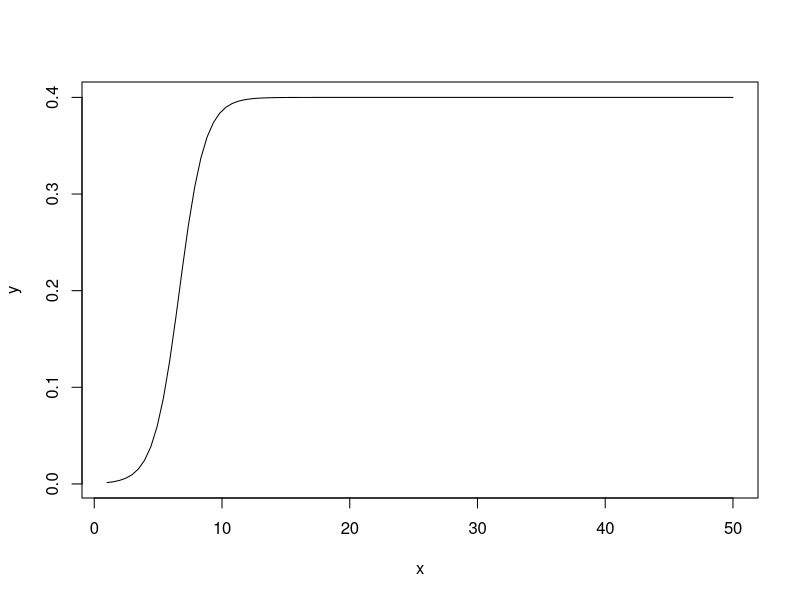
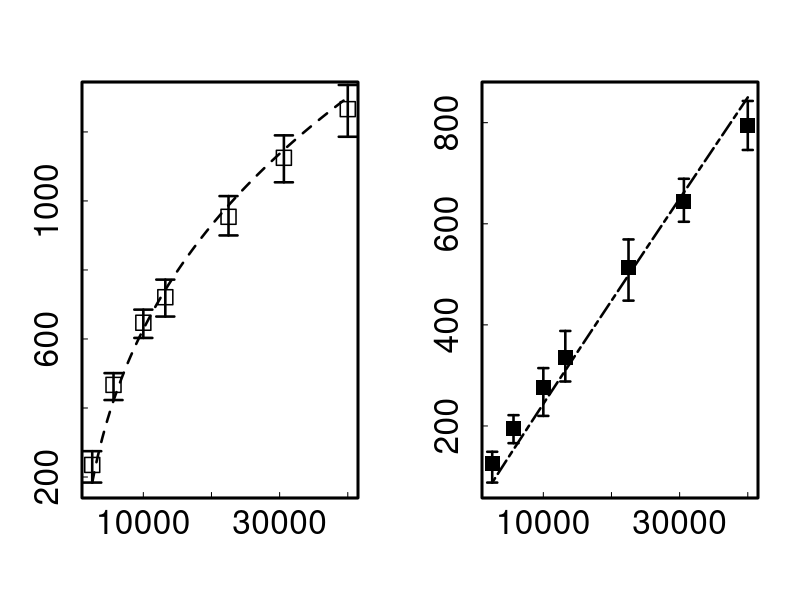

R code for these plots, in order:
# Graficamos la ecuacion logistica:
curve(.4 / (1+790.3*exp(-1.001*x)), from=1, to=50, xlab="x", ylab="y")
#eq <- function(x){ 2.4/(1+0.3*exp(-x) }
#plot(eq(1:1000), type='l')
#curve(logistic(x),add=TRUE)

#Let's assume you have a vector of "average values" avg 
#and another vector of "standard deviations" sdev, they are of the same length n. Let's make the abscissa just the number of these "measurements", so x <- 1:n. Using these, here come the plotting commands:
#ver https://stackoverflow.com/questions/13032777/scatter-plot-with-error-bars

# Line types http://www.sthda.com/english/wiki/line-types-in-r-lty
# Log-log plots http://sphaerula.com/legacy/R/logLogPlots.html
# Fitting curves: https://stackoverflow.com/questions/14190883/fitting-a-curve-to-specific-data
# Interactive R :  https://www.datacamp.com/community/tutorials/15-questions-about-r-plots

I<-c(50^2,75^2,100^2,115^2,150^2,175^2,200^2)

#Including stripes
Tcsmin<-c(183.81,423,603,665,900,1054,1186)
   Tcs<-c(235,467,647,721,954,1125,1266)
Tcsmax<-c(274.81,501,685,772,1014,1190,1336)

#Without stripes
Tcmin<-c(88,166,219.89,288,448,604,746)
#Tc<-c(204,252.1,280.49,325.68,513,695,887)
Tc<-c(125,195,277,335,513,645,795)
Tcmax<-c(149,221.4,314.5,388,569,689,843)

par(lwd=2.5,cex=0.9,mfrow=c(1.9,2))
#mar=c(10,1,10,2)
#Log-log plot5
#plot(I, Tcs, type="p",log = "xy",pch=18, lwd=2, xlab="", ylab="",
#     main="",cex=1.2,tck=0.02)

#Stripes - Cartesian plot
plot(I, Tcs,
     ylim=range(c(Tcsmin, 1300)), type="p",pch=0, lwd=1.5,xlab="", ylab="",
     main="",cex=2.0,tck=0.02,cex.axis=2.0)

#par(new = TRUE)
arrows(I, Tcsmin, I, Tcsmax, length=0.09, angle=90, code=3)

#par(lwd=2.5,cex=1.5)
#par(new = TRUE)
#plot(I, Tcsmax,
 #    ylim=range(c(Tcsmin, Tcsmax)), type="l",pch=5, lwd=2, xlab="", ylab="",
#     main="",cex=0.5,tck=0.02)

#POWER LAW FITS
#Power law max
#par(new = TRUE)
#curve(0.98*x^{0.31},0,200^2,xlab="", ylab="",xaxt='n',yaxt='n',lty="dashed")
#Power law mean
par(new = TRUE)
curve(3.22*x^{0.298},50^2,200^2,xlab="", ylab="",xaxt='n',yaxt='n',lty="dashed")
#Power law min
#par(new = TRUE)
#curve(1.18*x^{0.386},0,200^2,xlab="", ylab="",xaxt='n',yaxt='n',lty="twodash")


#par(lwd=2.5,cex=1.2)
#No Stripes plot
plot(I, Tc,
     ylim=range(c(Tcmin, 850)), type="p",pch=15, lwd=1, xlab="", ylab="",
     main="",cex=2.0,tck=0.02,cex.axis=2.0)

# hack: we draw arrows but with very special "arrowheads"
#par(lwd=1.3,cex=1.5)
#par(new = TRUE)
arrows(I, Tcmin, I, Tcmax, length=0.05, angle=90, code=3)
par(new = TRUE)
curve(x^{0.98},50^2,200^2,xlab="", ylab="",xaxt='n',yaxt='n',lty="twodash")

#Draw line  and powr law
#par(new = TRUE)
#curve(x^{0.505},0,2000^2,xlab="", ylab="",xaxt='n',yaxt='n',lty="dashed")
#curve(0.0178*x+130,0,2000^2,xlab="", ylab="",xaxt='n',yaxt='n',lty="dashed")
